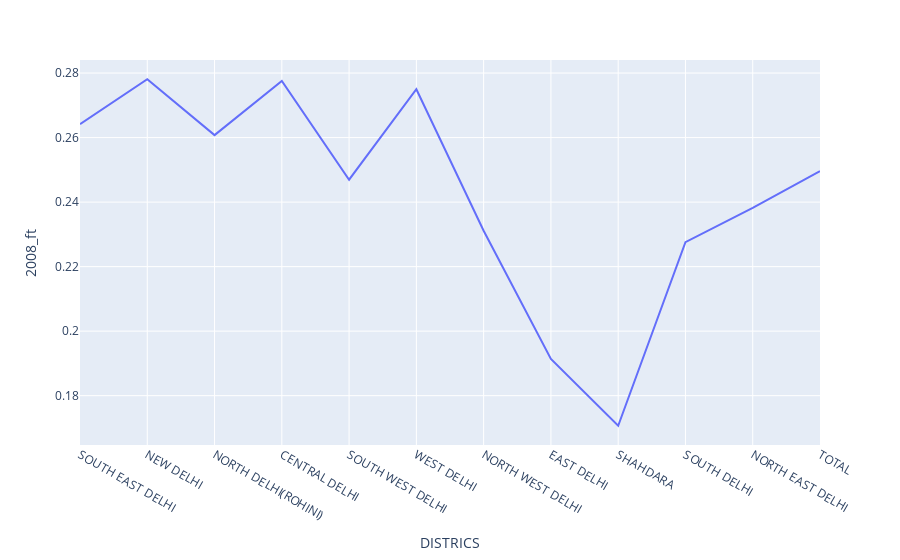
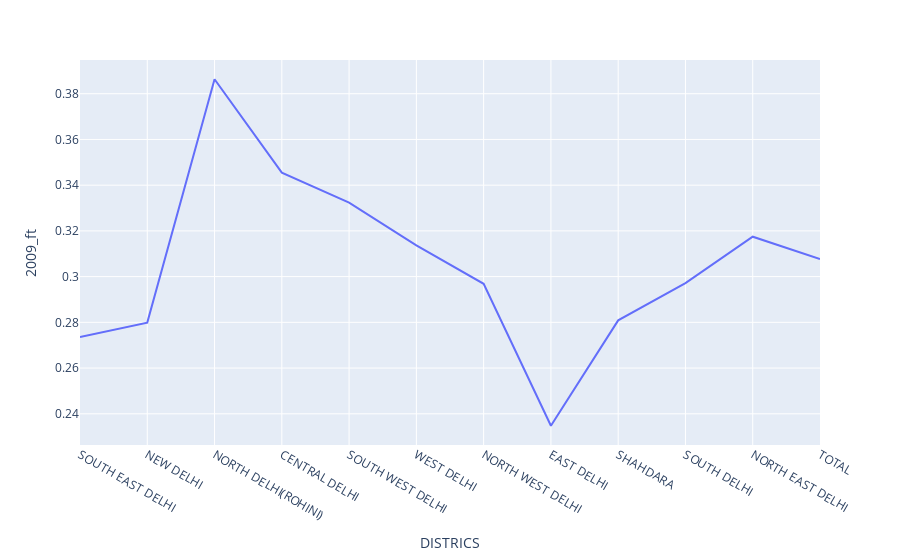

These figures' notebook cell, in order:
### Code cell
fig = px.line(ft_rate, x="DISTRICS", y="2008_ft")
fig.show()

fig = px.line(ft_rate, x="DISTRICS", y="2009_ft")

fig.show()

### Figure 1 — Plotly figure (JSON) as saved in the notebook; plotly's stock layout.template omitted (floating-point values rounded to 4 significant figures)
{"data": [{"hovertemplate": "DISTRICS=%{x}<br>2008_ft=%{y}<extra></extra>", "legendgroup": "", "line": {"color": "#636efa", "dash": "solid"}, "mode": "lines", "name": "", "orientation": "v", "showlegend": false, "type": "scatter", "x": ["SOUTH EAST DELHI", "NEW DELHI", "NORTH DELHI(ROHINI)", "CENTRAL DELHI", "SOUTH WEST DELHI", "WEST DELHI", "NORTH WEST DELHI", "EAST DELHI", "SHAHDARA", "SOUTH DELHI", "NORTH EAST DELHI", "TOTAL"], "xaxis": "x", "y": [0.2642, 0.2781, 0.2608, 0.2775, 0.2469, 0.275, 0.2311, 0.1914, 0.1707, 0.2276, 0.2382, 0.2496], "yaxis": "y"}], "layout": {"legend": {"tracegroupgap": 0}, "margin": {"t": 60}, "xaxis": {"anchor": "y", "domain": [0, 1], "title": {"text": "DISTRICS"}, "type": "category", "range": [0, 11], "autorange": true}, "yaxis": {"anchor": "x", "domain": [0, 1], "title": {"text": "2008_ft"}, "type": "linear", "range": [0.1647, 0.2841], "autorange": true}, "autosize": true}}

### Figure 2 — Plotly figure (JSON) as saved in the notebook; plotly's stock layout.template omitted (floating-point values rounded to 4 significant figures)
{"data": [{"hovertemplate": "DISTRICS=%{x}<br>2009_ft=%{y}<extra></extra>", "legendgroup": "", "line": {"color": "#636efa", "dash": "solid"}, "mode": "lines", "name": "", "orientation": "v", "showlegend": false, "type": "scatter", "x": ["SOUTH EAST DELHI", "NEW DELHI", "NORTH DELHI(ROHINI)", "CENTRAL DELHI", "SOUTH WEST DELHI", "WEST DELHI", "NORTH WEST DELHI", "EAST DELHI", "SHAHDARA", "SOUTH DELHI", "NORTH EAST DELHI", "TOTAL"], "xaxis": "x", "y": [0.2736, 0.2799, 0.3863, 0.3455, 0.3324, 0.3137, 0.2969, 0.2348, 0.2809, 0.2971, 0.3175, 0.3077], "yaxis": "y"}], "layout": {"legend": {"tracegroupgap": 0}, "margin": {"t": 60}, "xaxis": {"anchor": "y", "domain": [0, 1], "title": {"text": "DISTRICS"}, "type": "category", "range": [0, 11], "autorange": true}, "yaxis": {"anchor": "x", "domain": [0, 1], "title": {"text": "2009_ft"}, "type": "linear", "range": [0.2263, 0.3948], "autorange": true}, "autosize": true}}
